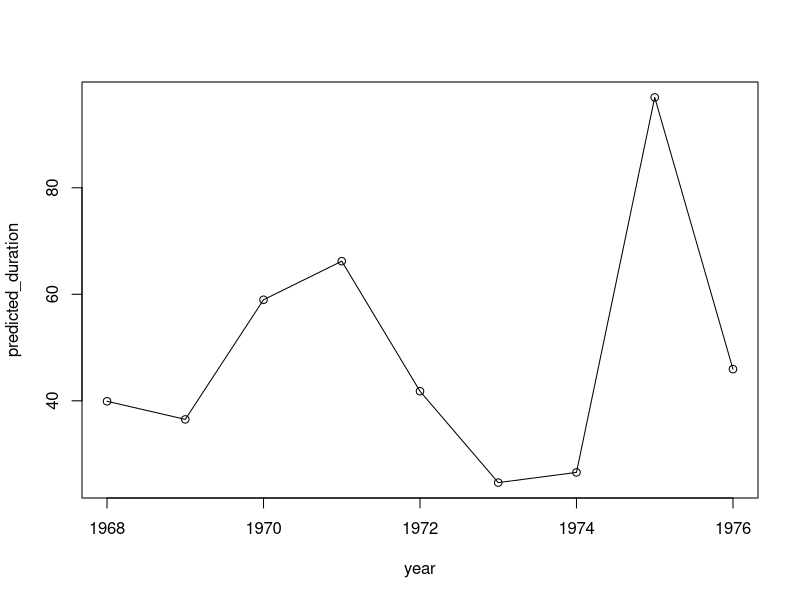

This figure's R source:
## Analyze strike duration data (Exercise from Greene)

## Real industrial production
rlip <- data.frame(year=1968:1976,
                   ip=c(0.01138, 0.02299, -0.03957, -0.05467, 0.00535, 0.07427, 0.06450, -0.10443, -0.00700))

## Strikes with durations
df68 <- data.frame(year=1968, strike_duration=c(7, 9, 13, 14, 26, 29, 52, 130)                  )
df69 <- data.frame(year=1969, strike_duration=c(9, 37, 41, 49, 52, 119)                         )
df70 <- data.frame(year=1970, strike_duration=c(3, 17, 19, 28, 72, 99, 104, 114, 152, 153, 216) )
df71 <- data.frame(year=1971, strike_duration=c(15, 61, 98)                                     )
df72 <- data.frame(year=1972, strike_duration=c(2, 25, 85)                                      )
df73 <- data.frame(year=1973, strike_duration=c(3, 10)                                          )
df74 <- data.frame(year=1974, strike_duration=c(1,2,3,3,3,4,8,11,22,23,27,32,33,35,43,43,44,100))
df75 <- data.frame(year=1975, strike_duration=c(5, 49)                                          )
df76 <- data.frame(year=1976, strike_duration=c(2,12,12,21,21,27,38,42,117)                     )

kiefer <- merge(rbind(df68, df69, df70, df71, df72, df73, df74, df75, df76),rlip)


## One parameter Poisson (no covariates)

with(kiefer, mean(strike_duration))
with(kiefer, var(strike_duration)) ## really rejects poisson (mean != var)
with(kiefer, log(mean(strike_duration)))

## Run using generalized linear model glm() function with packaged poisson
summary(constant.glm <- glm(strike_duration ~ 1, data = kiefer, family = poisson))
logLik(constant.glm)
predict(constant.glm, type = "response")

## Poisson regression models log(lambda) (not lambda)
## To recover lambda, exponentiate the estimate of log(lambda)

## log(lambda) = XB, in this case log(lambda) = B We write the
## expression for the log likelihood (and must remember to set the optimizer to maximize)
(y <- kiefer$strike_duration)
(cons <- rep(1, length(kiefer$strike_duration)))
(x <- kiefer$ip)
(t <- kiefer$year - 1968)


poissonll <- function(beta) {
    sum( -exp(beta*cons)  +  y*beta*cons )
}

## Use optimizer to find beta, the log lambda that maximizes log likelihood  (try two different optimizers)
(poissonll.opt  <- optimize(poissonll, interval=c(0,5), maximum=TRUE))
(poissonll.opt  <- optim(par=1,  poissonll, control = list(fnscale=-1), hessian=TRUE))
## Note that the parameter estimates match glm but the maximized log likelihood
## itself does not match glm because the ln(y!) component has been
## excluded


## Beta_hat and s.e. beta_hat
(poissonll.opt$par)
sqrt(-solve(poissonll.opt$hessian))
## Lambda_hat = exp(beta_hat)
exp(poissonll.opt$par)


## Computes ln(Y!) which is a formal piece of the ln L function (that does not depend on parameters)
lnfac  <- function(yi) {
    sum = 0 
    for (j in 1:yi) {
        sum = sum + log(j) }
    sum
}

## Log likelihood function including the formal ln(Y!) stuff.  Needed to match the glm results for the value of the objective
poissonll <- function(beta) {
    sum( -exp(beta*cons) + y * beta * cons - sapply(y, lnfac))
}

## Use optimizer to find beta, the log lambda that maximizes log likelihood  (try two different optimizers)
(poissonll.opt  <- optimize(poissonll, interval=c(0,5), maximum=TRUE))
(poissonll.opt  <- optim(par=1, poissonll, control=list(fnscale=-1)))
## Lambda
exp(poissonll.opt$par)

## Log likelihood
poissonll.opt$value
## The MLE outperforms alternatives
poissonll(log(40))
poissonll(poissonll.opt$par)
poissonll(log(49))

## Likelihood
exp(poissonll.opt$value)


## Two parameter Poisson (constant and one covariate)
## log(lambda) = XB
summary(kiefer2.glm <- glm(strike_duration ~ ip, data = kiefer, family = poisson))
## Recover the expected arrival rate in the bivarate case
predict(kiefer2.glm,type="response")
## Log likelihood function for two-parameter model
poissonll2 <- function(beta) {
    sum(-exp(beta[1]*cons + beta[2]*x) + y*(beta[1]*cons + beta[2] * x) )
}
(poissonll2.opt  <- optim(par=c(3,-7),  poissonll2, control=list(fnscale=-1), hessian=TRUE ))

rlip$predicted_duration = exp(poissonll2.opt$par[1] + poissonll2.opt$par[2]*rlip$ip)
with(rlip, plot(year, predicted_duration))
with(rlip, lines(year, predicted_duration))


## Beta_hat and s.e. beta_hat
(poissonll2.opt$par)
sqrt(diag(-solve(poissonll2.opt$hessian)))


## Three parameter Poisson (constant and two covariates)
## log(lambda) = XB
summary(kiefer3.glm <- glm(strike_duration ~ ip + I(year-1968) , data=kiefer, family=poisson))
## Log likelihood function for three-parameter model
poissonll3 <- function(beta) {
    sum(  -exp(beta[1]*cons + beta[2]*x + beta[3]*t) + y * (beta[1]*cons + beta[2]*x + beta[3]*t) )
    }
(poissonll3.opt  <- optim(par=c(3,-7,-0.10),  poissonll3, control=list(fnscale=-1), hessian=TRUE ))

## Beta_hat and s.e. beta_hat
(poissonll3.opt$par)
sqrt(diag(-solve(poissonll3.opt$hessian)))
